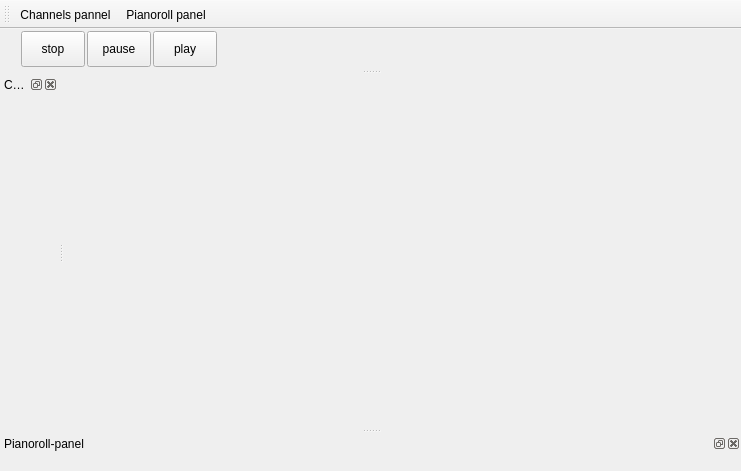
<?xml version="1.0" encoding="UTF-8"?>
<ui version="4.0">
 <class>MainWindow</class>
 <widget class="QMainWindow" name="MainWindow">
  <property name="geometry">
   <rect>
    <x>0</x>
    <y>0</y>
    <width>741</width>
    <height>471</height>
   </rect>
  </property>
  <property name="windowTitle">
   <string>Form</string>
  </property>
  <property name="dockOptions">
   <set>QMainWindow::AllowTabbedDocks|QMainWindow::AnimatedDocks|QMainWindow::VerticalTabs</set>
  </property>
  <widget class="QWidget" name="centralWidget">
   <layout class="QVBoxLayout" name="verticalLayout">
    <item>
     <widget class="TrackAreaWidget" name="trackareawidget" native="true"/>
    </item>
   </layout>
  </widget>
  <widget class="QDockWidget" name="pianorollDock">
   <property name="windowTitle">
    <string>Pianoroll-panel</string>
   </property>
   <attribute name="dockWidgetArea">
    <number>8</number>
   </attribute>
   <widget class="QWidget" name="dockWidgetContents">
    <layout class="QVBoxLayout" name="verticalLayout_3">
     <item>
      <widget class="PianoRollWidget" name="pianoroll" native="true"/>
     </item>
    </layout>
   </widget>
  </widget>
  <widget class="QDockWidget" name="channelsDock">
   <property name="windowTitle">
    <string>Channels-pannel</string>
   </property>
   <attribute name="dockWidgetArea">
    <number>1</number>
   </attribute>
   <widget class="QWidget" name="channelsDockWidget">
    <layout class="QHBoxLayout" name="horizontalLayout_3">
     <property name="spacing">
      <number>0</number>
     </property>
     <property name="leftMargin">
      <number>4</number>
     </property>
     <property name="topMargin">
      <number>4</number>
     </property>
     <property name="rightMargin">
      <number>4</number>
     </property>
     <property name="bottomMargin">
      <number>4</number>
     </property>
     <item>
      <widget class="ChannelStripContainer" name="channelsContainer" native="true"/>
     </item>
    </layout>
   </widget>
  </widget>
  <widget class="QToolBar" name="toolBar">
   <property name="windowTitle">
    <string>toolBar</string>
   </property>
   <attribute name="toolBarArea">
    <enum>TopToolBarArea</enum>
   </attribute>
   <attribute name="toolBarBreak">
    <bool>false</bool>
   </attribute>
   <addaction name="actionChannels_pannel"/>
   <addaction name="actionPianoroll_panel"/>
  </widget>
  <widget class="QDockWidget" name="headerDock">
   <property name="features">
    <set>QDockWidget::DockWidgetVerticalTitleBar</set>
   </property>
   <property name="allowedAreas">
    <set>Qt::TopDockWidgetArea</set>
   </property>
   <attribute name="dockWidgetArea">
    <number>4</number>
   </attribute>
   <widget class="QWidget" name="headerDockWidget">
    <layout class="QHBoxLayout" name="headerDockWidgetLayout">
     <property name="leftMargin">
      <number>0</number>
     </property>
     <property name="topMargin">
      <number>0</number>
     </property>
     <property name="rightMargin">
      <number>0</number>
     </property>
     <property name="bottomMargin">
      <number>0</number>
     </property>
     <item>
      <widget class="QWidget" name="player" native="true">
       <property name="maximumSize">
        <size>
         <width>200</width>
         <height>16777215</height>
        </size>
       </property>
       <layout class="QHBoxLayout" name="horizontalLayout_4">
        <property name="spacing">
         <number>2</number>
        </property>
        <property name="leftMargin">
         <number>2</number>
        </property>
        <property name="topMargin">
         <number>2</number>
        </property>
        <property name="rightMargin">
         <number>2</number>
        </property>
        <property name="bottomMargin">
         <number>2</number>
        </property>
        <item>
         <widget class="QPushButton" name="btnStop">
          <property name="sizePolicy">
           <sizepolicy hsizetype="Minimum" vsizetype="Minimum">
            <horstretch>0</horstretch>
            <verstretch>0</verstretch>
           </sizepolicy>
          </property>
          <property name="text">
           <string>stop</string>
          </property>
         </widget>
        </item>
        <item>
         <widget class="QPushButton" name="btnPause">
          <property name="sizePolicy">
           <sizepolicy hsizetype="Minimum" vsizetype="Minimum">
            <horstretch>0</horstretch>
            <verstretch>0</verstretch>
           </sizepolicy>
          </property>
          <property name="text">
           <string>pause</string>
          </property>
         </widget>
        </item>
        <item>
         <widget class="QPushButton" name="btnPlay">
          <property name="sizePolicy">
           <sizepolicy hsizetype="Minimum" vsizetype="Minimum">
            <horstretch>0</horstretch>
            <verstretch>0</verstretch>
           </sizepolicy>
          </property>
          <property name="text">
           <string>play</string>
          </property>
         </widget>
        </item>
       </layout>
      </widget>
     </item>
     <item>
      <widget class="QWidget" name="widget" native="true">
       <property name="minimumSize">
        <size>
         <width>200</width>
         <height>40</height>
        </size>
       </property>
      </widget>
     </item>
     <item>
      <spacer name="horizontalSpacer">
       <property name="orientation">
        <enum>Qt::Horizontal</enum>
       </property>
       <property name="sizeHint" stdset="0">
        <size>
         <width>304</width>
         <height>20</height>
        </size>
       </property>
      </spacer>
     </item>
    </layout>
    <zorder>horizontalSpacer</zorder>
    <zorder>widget</zorder>
    <zorder>player</zorder>
   </widget>
  </widget>
  <action name="actionChannels_pannel">
   <property name="checkable">
    <bool>true</bool>
   </property>
   <property name="text">
    <string>Channels pannel</string>
   </property>
   <property name="toolTip">
    <string>Channels pannel</string>
   </property>
  </action>
  <action name="actionPianoroll_panel">
   <property name="checkable">
    <bool>true</bool>
   </property>
   <property name="text">
    <string>Pianoroll panel</string>
   </property>
  </action>
 </widget>
 <customwidgets>
  <customwidget>
   <class>PianoRollWidget</class>
   <extends>QWidget</extends>
   <header>pianoroll/pianorollwidget.h</header>
   <container>1</container>
  </customwidget>
  <customwidget>
   <class>TrackAreaWidget</class>
   <extends>QWidget</extends>
   <header>trackarea/trackareawidget.h</header>
   <container>1</container>
  </customwidget>
  <customwidget>
   <class>ChannelStripContainer</class>
   <extends>QWidget</extends>
   <header>channel/channelstripcontainer.h</header>
   <container>1</container>
  </customwidget>
 </customwidgets>
 <resources/>
 <connections/>
</ui>
